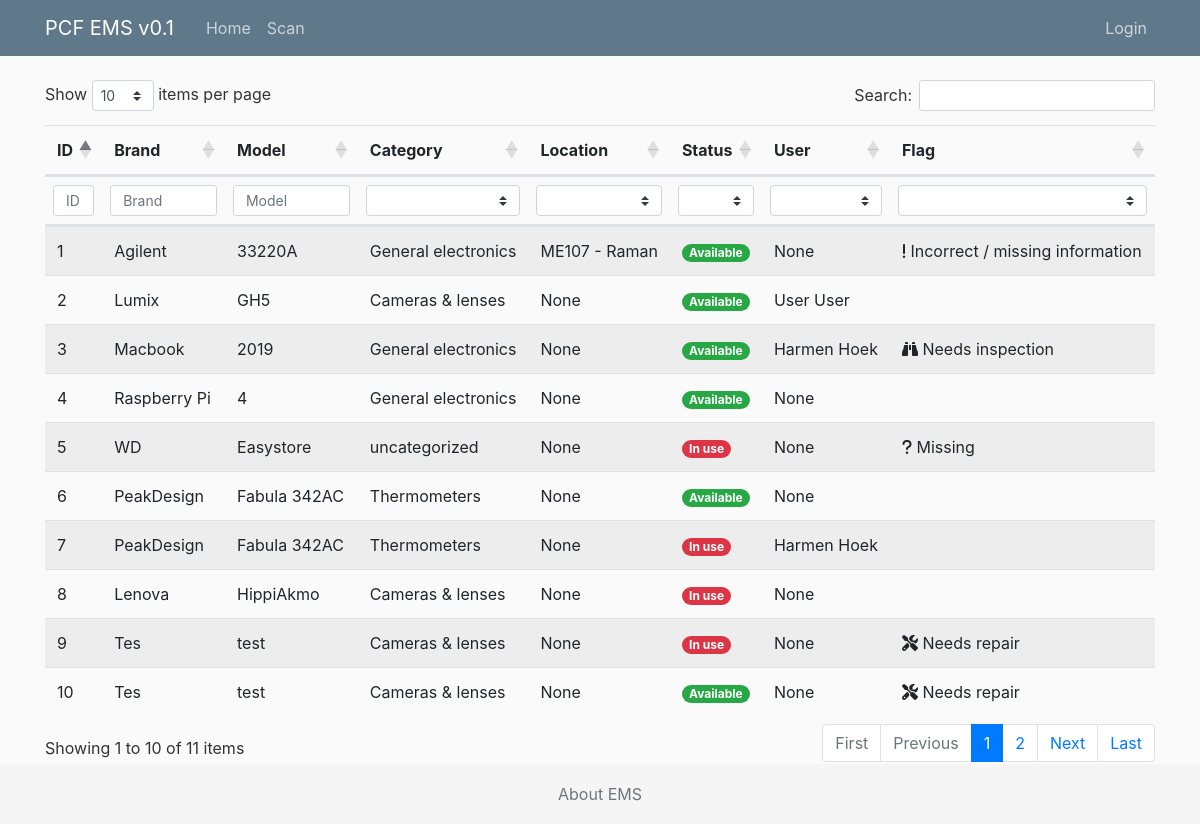
The page / on the database its author committed.
### ems/models.py (models this page shows, shortened)
class Item(models.Model):  # inherit from models, all fields below
    qrid = models.SlugField(max_length=10, null=True, blank=True)
    brand = models.CharField(max_length=100)
    model = models.CharField(max_length=100)
    serial = models.CharField(max_length=100, null=True, blank=True)
    category = models.ForeignKey(Category, on_delete=models.SET_DEFAULT, default='uncategorized')  # TODO make selectbox
    description = models.TextField()  # longer than CharField, unrestricted text.
    purchased_by = models.ForeignKey(User, on_delete=models.SET_NULL, null=True, blank=True, related_name="purchaseduser", limit_choices_to={'is_superuser': False})  # TODO make selectbox of users
    purchased_on = models.DateField(default="", null=True, blank=True)  # TODO not now
    purchased_price = models.DecimalField(decimal_places=2, max_digits=10, null=True, blank=True)
    warranty = models.BooleanField(default=False)
    warranty_expiration = models.DateField(null=True, blank=True)
    next_service_date = models.DateField(null=True, blank=True)
    storage_location = models.ForeignKey(Cabinet, on_delete=models.SET_NULL, default="", null=True, blank=True)  # TODO make different model for storage locations
    added_by = models.ForeignKey(User, on_delete=models.SET_NULL, null=True,
                                 related_name="addeduser", limit_choices_to={'is_superuser': False})  # related_name is needed since the reverse releationship (user->item, which we don't need at at all) needs a unique name. TODO make selectbox of users
    updated_by = models.ForeignKey(User, on_delete=models.SET_NULL, null=True,
                                 related_name="updateduser", limit_choices_to={'is_superuser': False})
    added_on = models.DateTimeField(default=timezone.now)
    last_scanned = models.DateTimeField(default=timezone.now, null=True, blank=True)  # TODO link to model
    status = models.BooleanField(default=False) #True is in storage (item is free), False is in use (assigned to)
    location = models.ForeignKey(Setup, on_delete=models.SET_NULL, null=True) # TODO current location is now ALWAYS a setup, should also be possible to be storage
    user = models.ForeignKey(User, on_delete=models.SET_NULL, null=True, blank=True, related_name="itemuser", limit_choices_to={'is_superuser': False})
    date_inuse = models.DateField(null=True, blank=True) #TODO only show when editing item
    date_return = models.DateField(null=True, blank=True) #TODO only show when editing item
    flag = models.ForeignKey(Flag, on_delete=models.SET_NULL, null=True, blank=True) #TODO only show when editing item
    image = models.ImageField(default='default.png', upload_to='item_pics')
    image2 = models.ImageField(default='default.png', upload_to='item_pics')
    history = HistoricalRecords() # excluded_fields=['pub_date']

class Category(models.Model):
    name = models.CharField(max_length=100)
    history = HistoricalRecords()
    def __str__(self):
        return self.name
    class Meta:
        verbose_name_plural = "Categories"

class Flag(models.Model):
    flag = models.CharField(max_length=100)
    description = models.TextField()
    icon = models.CharField(max_length=100, default='bug')
    history = HistoricalRecords()

class Setup(models.Model):
    lab = models.ForeignKey(Lab, on_delete=models.CASCADE)
    name = models.CharField(max_length=100)
    manager = models.ForeignKey(User, on_delete=models.SET_NULL, null=True, blank=True, default='undefined', limit_choices_to={'is_superuser': False})
    history = HistoricalRecords()
    def __str__(self):
        return f"{self.lab.number} - {self.name}"

class Lab(models.Model):
    number = models.CharField(max_length=5)
    manager = models.CharField(max_length=100, default='undefined')  # TODO make selectlist
    nickname = models.CharField(max_length=20, default='')
    history = HistoricalRecords()

### ems/views.py (the view)
# urls.py: path('', ItemListView.as_view(), name='ems-home'),
class ItemListView(ListView):
   model = Item
   template_name = 'ems/home.html'  # <app>/<model>_<viewtype>.html
   ordering = ['-added_on']  # minus sign to get oldest first.

### ems/models.py (called while the page is built)
def get_first_name(self):
    return f'{self.first_name} {self.last_name}'

### ems/templates/ems/home.html
{% extends "ems/base.html" %}
{% block content %}
<table id="example" class="table table-striped responsive nowrap table-hover" style="width:100%">
    <thead>
    <tr>
        <th data-priority="10">ID</th>
        <th data-priority="1">Brand</th>
        <th data-priority="1">Model</th>
        <th data-priority="1">Category</th>
        <th data-priority="5">Location</th>
        <th data-priority="2">Status</th>
        <th data-priority="5">User</th>
        <th data-priority="10">Flag</th>
    </tr>
    </thead>
    <tbody>
    {% for item in object_list %}
    <tr style="cursor:pointer;" onclick="window.location='{% url 'item-detail' item.id %}';">
        <td>{{ item.pk }}</td>
        <td>{{ item.brand }}</td>
        <td>{{ item.model }}</td>
        <td>{{ item.category }}</td>
        <td>{{ item.location }}</td>
        <td>
            {% if item.status %}
            <span class="align-middle badge badge-pill badge-success">Available</span>
            {% else %}
            <span class="align-middle badge badge-pill badge-danger">In use</span>
            {% endif %}
        </td>
        <td>{{ item.user }}</td>
        <td><i class="fas fa-{{ item.flag.icon }}"></i> {{ item.flag.flag }}</td>
    </tr>
    {% endfor %}
    </tbody>
    <tfoot>
    <tr class="searchbar">
        <th>ID</th>
        <th>Brand</th>
        <th>Model</th>
        <th>Category</th>
        <th>Location</th>
        <th>Status</th>
        <th>User</th>
        <th>Added</th>
    </tr>
    </tfoot>
</table>
{% endblock content %}

### ems/static/ems/main.css (style rules this page uses)
body { background: #fafafa; color: #333333; margin-top: 5rem; }
html { position: relative; min-height: 100%; }
body { margin-bottom: 60px; }

### ems/templates/ems/base.html (style rules this page uses)
table.dataTable > thead > tr.searchbar > th:not(.sorting_disabled) { padding: .5rem; }

### rows shown on the page
Item: pk "10", brand "Tes", model "test", category "Cameras & lenses", location "None", status "Available", user "None", flag.flag "Needs repair"
Item: pk "9", brand "Tes", model "test", category "Cameras & lenses", location "None", status "In use", user "None", flag.flag "Needs repair"
Item: pk "8", brand "Lenova", model "HippiAkmo", category "Cameras & lenses", location "None", status "In use", user "None"
Item: pk "7", brand "PeakDesign", model "Fabula 342AC", category "Thermometers", location "None", status "In use", user "Harmen Hoek"
Item: pk "6", brand "PeakDesign", model "Fabula 342AC", category "Thermometers", location "None", status "Available", user "None"
Item: pk "5", brand "WD", model "Easystore", category "uncategorized", location "None", status "In use", user "None", flag.flag "Missing"
Item: pk "4", brand "Raspberry Pi", model "4", category "General electronics", location "None", status "Available", user "None"
Item: pk "3", brand "Macbook", model "2019", category "General electronics", location "None", status "Available", user "Harmen Hoek", flag.flag "Needs inspection"
Item: pk "2", brand "Lumix", model "GH5", category "Cameras & lenses", location "None", status "Available", user "User User"
Item: pk "1", brand "Agilent", model "33220A", category "General electronics", location "ME107 - Raman", status "Available", user "None", flag.flag "Incorrect / missing information"
